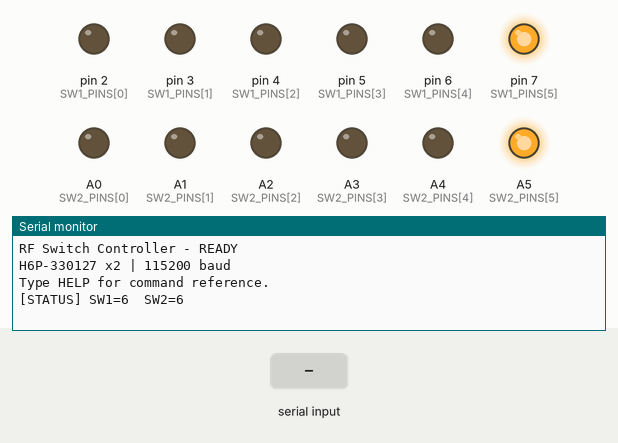
This sketch was run on a simulated Arduino Nano Every. On the bench: output pins drawn as LEDs (lit = HIGH), the last lines printed to the serial monitor. The inputs (shaded band) are chosen by the test bench.

Above: at 1.2 s.
1.3 s: "HELP\n" received over Serial
At 2.4 s:
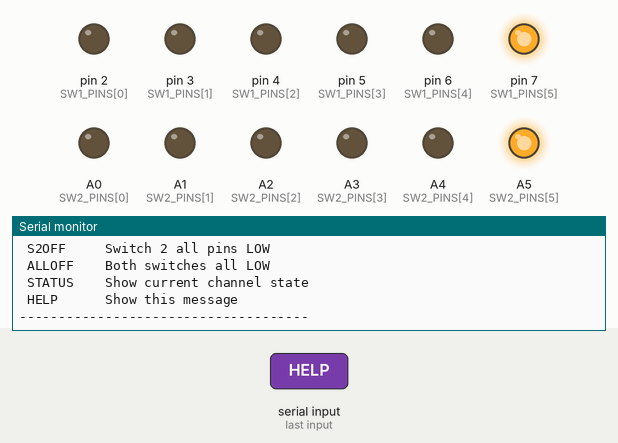
2.8 s: "S1DEFAULT\n" received over Serial
At 3.8 s:
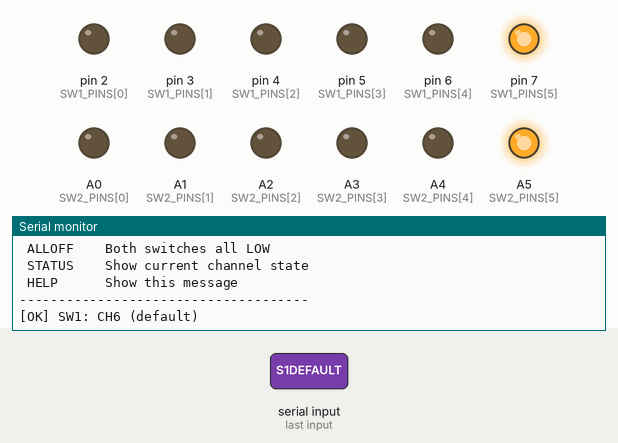
4.3 s: "ALLDEFAULT\n" received over Serial
At 5.0 s:
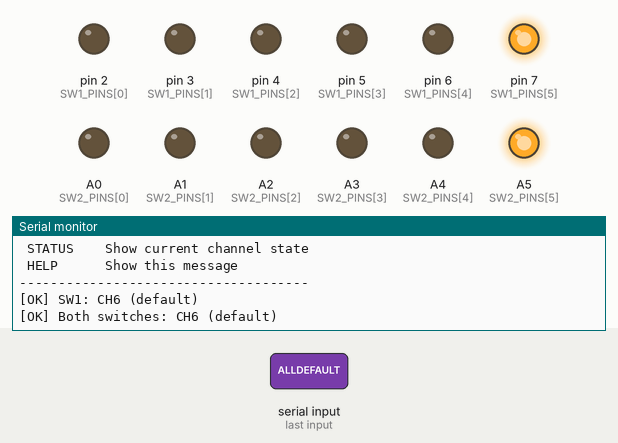

Measured:
- after the input at 1.3 s, the serial monitor: prints a new line at once (image 1)
- after the input at 2.8 s, the serial monitor: prints a new line at once (image 2)
- after the input at 4.3 s, the serial monitor: prints a new line at once (image 3)

The sketch:

RF_switch_control.ino
```cpp
/*
 * RF Switch Controller — Arduino Nano Every
 * ==========================================
 * Controls two H6P-330127 SP6T RF switches via one-hot encoding.
 *
 * Pin Assignment:
 *   Switch 1 (left side)  : D2, D3, D4, D5, D6, D7
 *   Switch 2 (right side) : A0, A1, A2, A3, A4, A5
 *
 * Default state on boot: Channel 6 (matches H6P-330127 hardware default)
 *
 * Serial Protocol (115200 baud, newline-terminated):
 *   S1C<n>   - Set Switch 1 to channel n (1-6), e.g. S1C3
 *   S2C<n>   - Set Switch 2 to channel n (1-6), e.g. S2C5
 *   S1OFF    - All Switch 1 pins LOW (undefined RF state)
 *   S2OFF    - All Switch 2 pins LOW (undefined RF state)
 *   ALLOFF   - Both switches all pins LOW
 *   STATUS   - Print current channel state of both switches
 *   HELP     - Print command reference
 *
 * Commands are case-insensitive. Both \n and \r\n line endings supported.
 *
 * Python example:
 *   import serial
 *   ser = serial.Serial('/dev/ttyUSB0', 115200, timeout=1)
 *   ser.write(b'S1C3\n')
 *   print(ser.readline().decode().strip())
 */

// --- Pin Definitions ---------------------------------------------------------

const uint8_t SW1_PINS[6] = {2, 3, 4, 5, 6, 7};         // Switch 1: D2-D7
const uint8_t SW2_PINS[6] = {A0, A1, A2, A3, A4, A5};   // Switch 2: A0-A5

// --- State Tracking ----------------------------------------------------------

int8_t sw1_channel = 0;   // 0 = all off, 1-6 = active channel
int8_t sw2_channel = 0;

// --- Core Functions ----------------------------------------------------------

void allOff(const uint8_t pins[6], int8_t &channel_state) {
  for (uint8_t i = 0; i < 6; i++) {
    digitalWrite(pins[i], LOW);
  }
  channel_state = 0;
}

// ch: 1-6. Sets only pins[ch-1] HIGH, all others LOW (one-hot guarantee).
bool setChannel(const uint8_t pins[6], int8_t &channel_state, int ch) {
  if (ch < 1 || ch > 6) return false;
  for (uint8_t i = 0; i < 6; i++) {
    digitalWrite(pins[i], (i == (uint8_t)(ch - 1)) ? HIGH : LOW);
  }
  channel_state = (int8_t)ch;
  return true;
}

// --- Serial Helpers ----------------------------------------------------------

void printStatus() {
  Serial.print(F("[STATUS] SW1="));
  if (sw1_channel == 0) Serial.print(F("OFF")); else Serial.print(sw1_channel);
  Serial.print(F("  SW2="));
  if (sw2_channel == 0) Serial.println(F("OFF")); else Serial.println(sw2_channel);
}

void printHelp() {
  Serial.println(F("-------------------------------------"));
  Serial.println(F(" RF Switch Controller - Command Help"));
  Serial.println(F("-------------------------------------"));
  Serial.println(F(" S1C<1-6>  Set Switch 1 to channel"));
  Serial.println(F(" S2C<1-6>  Set Switch 2 to channel"));
  Serial.println(F(" S1OFF     Switch 1 all pins LOW"));
  Serial.println(F(" S2OFF     Switch 2 all pins LOW"));
  Serial.println(F(" ALLOFF    Both switches all LOW"));
  Serial.println(F(" STATUS    Show current channel state"));
  Serial.println(F(" HELP      Show this message"));
  Serial.println(F("-------------------------------------"));
}

void handleCommand(String cmd) {
  cmd.trim();
  cmd.toUpperCase();

  if (cmd.length() == 0) return;

  if (cmd == "HELP") {
    printHelp();

  } else if (cmd == "STATUS") {
    printStatus();

  } else if (cmd == "S1DEFAULT") {
    setChannel(SW1_PINS, sw1_channel, 6);
    Serial.println(F("[OK] SW1: CH6 (default)"));

  } else if (cmd == "S2DEFAULT") {
    setChannel(SW2_PINS, sw2_channel, 6);
    Serial.println(F("[OK] SW2: CH6 (default)"));

  } else if (cmd == "ALLDEFAULT") {
    setChannel(SW1_PINS, sw1_channel, 6);
    setChannel(SW2_PINS, sw2_channel, 6);
    Serial.println(F("[OK] Both switches: CH6 (default)"));

  } else if (cmd.startsWith("S1C")) {
    int ch = cmd.substring(3).toInt();
    if (setChannel(SW1_PINS, sw1_channel, ch)) {
      Serial.print(F("[OK] SW1: CH")); Serial.println(ch);
    } else {
      Serial.println(F("[ERR] SW1: channel must be 1-6"));
    }

  } else if (cmd.startsWith("S2C")) {
    int ch = cmd.substring(3).toInt();
    if (setChannel(SW2_PINS, sw2_channel, ch)) {
      Serial.print(F("[OK] SW2: CH")); Serial.println(ch);
    } else {
      Serial.println(F("[ERR] SW2: channel must be 1-6"));
    }

  } else {
    Serial.print(F("[ERR] Unknown command: "));
    Serial.println(cmd);
  }
}

// --- Setup & Loop ------------------------------------------------------------

void setup() {
  Serial.begin(115200);

  // Configure all control pins as outputs
  for (uint8_t i = 0; i < 6; i++) {
    pinMode(SW1_PINS[i], OUTPUT);
    pinMode(SW2_PINS[i], OUTPUT);
  }

  // H6P-330127 hardware defaults to CH6 at power-on.
  // Drive CH6 explicitly so Arduino state matches switch state.
  setChannel(SW1_PINS, sw1_channel, 6);
  setChannel(SW2_PINS, sw2_channel, 6);

  // Wait for Serial port to connect (Nano Every uses native USB CDC)
  unsigned long t0 = millis();
  while (!Serial && (millis() - t0 < 2000));

  Serial.println(F(""));
  Serial.println(F("RF Switch Controller - READY"));
  Serial.println(F("H6P-330127 x2 | 115200 baud"));
  Serial.println(F("Type HELP for command reference."));
  printStatus();
}

void loop() {
  if (Serial.available()) {
    String cmd = Serial.readStringUntil('\n');
    handleCommand(cmd);
  }
}
```
